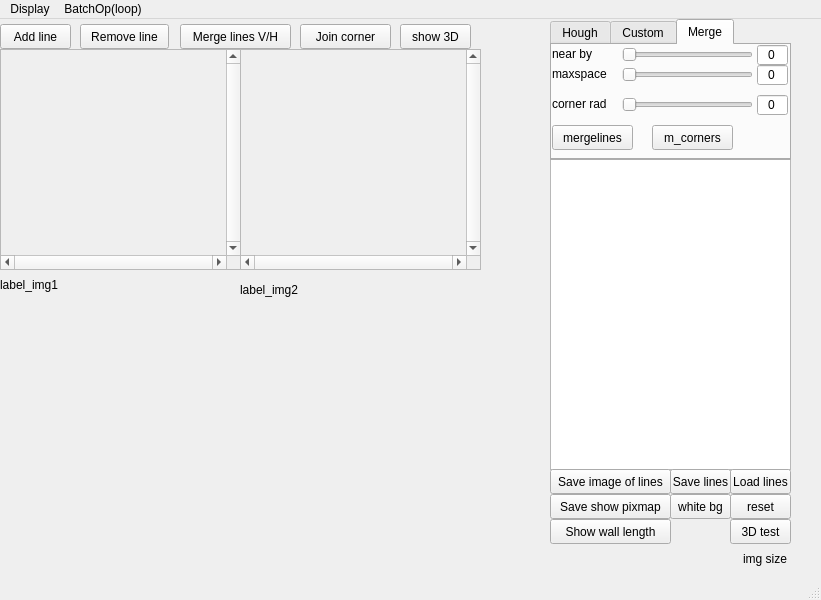
<?xml version="1.0" encoding="UTF-8"?>
<ui version="4.0">
 <class>MainWindow</class>
 <widget class="QMainWindow" name="MainWindow">
  <property name="geometry">
   <rect>
    <x>0</x>
    <y>0</y>
    <width>821</width>
    <height>600</height>
   </rect>
  </property>
  <property name="windowTitle">
   <string>MainWindow</string>
  </property>
  <widget class="QWidget" name="centralwidget">
   <widget class="QScrollArea" name="scrollArea_img1">
    <property name="geometry">
     <rect>
      <x>0</x>
      <y>30</y>
      <width>241</width>
      <height>221</height>
     </rect>
    </property>
    <property name="verticalScrollBarPolicy">
     <enum>Qt::ScrollBarAlwaysOn</enum>
    </property>
    <property name="horizontalScrollBarPolicy">
     <enum>Qt::ScrollBarAlwaysOn</enum>
    </property>
    <property name="widgetResizable">
     <bool>true</bool>
    </property>
    <widget class="QWidget" name="scrollAreaWidgetContents">
     <property name="geometry">
      <rect>
       <x>0</x>
       <y>0</y>
       <width>225</width>
       <height>205</height>
      </rect>
     </property>
    </widget>
   </widget>
   <widget class="QWidget" name="widget_mode" native="true">
    <property name="geometry">
     <rect>
      <x>0</x>
      <y>0</y>
      <width>471</width>
      <height>30</height>
     </rect>
    </property>
    <widget class="QPushButton" name="pushButton_addline">
     <property name="geometry">
      <rect>
       <x>0</x>
       <y>5</y>
       <width>71</width>
       <height>25</height>
      </rect>
     </property>
     <property name="text">
      <string>Add line</string>
     </property>
    </widget>
    <widget class="QPushButton" name="pushButton_mergelines">
     <property name="geometry">
      <rect>
       <x>180</x>
       <y>5</y>
       <width>111</width>
       <height>25</height>
      </rect>
     </property>
     <property name="text">
      <string>Merge lines V/H</string>
     </property>
    </widget>
    <widget class="QPushButton" name="pushButton_joincorner">
     <property name="geometry">
      <rect>
       <x>300</x>
       <y>5</y>
       <width>91</width>
       <height>25</height>
      </rect>
     </property>
     <property name="text">
      <string>Join corner</string>
     </property>
    </widget>
    <widget class="QPushButton" name="pushButton_removeline">
     <property name="geometry">
      <rect>
       <x>80</x>
       <y>5</y>
       <width>89</width>
       <height>25</height>
      </rect>
     </property>
     <property name="text">
      <string>Remove line</string>
     </property>
    </widget>
    <widget class="QPushButton" name="pushButton_show3D">
     <property name="geometry">
      <rect>
       <x>400</x>
       <y>5</y>
       <width>71</width>
       <height>25</height>
      </rect>
     </property>
     <property name="text">
      <string>show 3D</string>
     </property>
    </widget>
   </widget>
   <widget class="QWidget" name="widget_control" native="true">
    <property name="geometry">
     <rect>
      <x>540</x>
      <y>140</y>
      <width>261</width>
      <height>411</height>
     </rect>
    </property>
    <property name="autoFillBackground">
     <bool>true</bool>
    </property>
    <widget class="QTreeWidget" name="lines_treeWidget">
     <property name="geometry">
      <rect>
       <x>10</x>
       <y>0</y>
       <width>241</width>
       <height>311</height>
      </rect>
     </property>
     <property name="indentation">
      <number>20</number>
     </property>
     <property name="rootIsDecorated">
      <bool>false</bool>
     </property>
     <property name="itemsExpandable">
      <bool>false</bool>
     </property>
     <property name="headerHidden">
      <bool>true</bool>
     </property>
     <property name="expandsOnDoubleClick">
      <bool>false</bool>
     </property>
     <attribute name="headerVisible">
      <bool>false</bool>
     </attribute>
     <attribute name="headerCascadingSectionResizes">
      <bool>false</bool>
     </attribute>
     <attribute name="headerDefaultSectionSize">
      <number>20</number>
     </attribute>
     <attribute name="headerMinimumSectionSize">
      <number>20</number>
     </attribute>
     <attribute name="headerStretchLastSection">
      <bool>true</bool>
     </attribute>
     <column>
      <property name="text">
       <string>#</string>
      </property>
     </column>
     <column>
      <property name="text">
       <string>x1</string>
      </property>
     </column>
     <column>
      <property name="text">
       <string>y1</string>
      </property>
     </column>
     <column>
      <property name="text">
       <string>x2</string>
      </property>
     </column>
     <column>
      <property name="text">
       <string>y2</string>
      </property>
     </column>
     <column>
      <property name="text">
       <string>vhp</string>
      </property>
     </column>
    </widget>
    <widget class="QWidget" name="widget_bt_ls" native="true">
     <property name="geometry">
      <rect>
       <x>0</x>
       <y>310</y>
       <width>261</width>
       <height>101</height>
      </rect>
     </property>
     <widget class="QPushButton" name="pushButton_savelines">
      <property name="geometry">
       <rect>
        <x>130</x>
        <y>0</y>
        <width>61</width>
        <height>25</height>
       </rect>
      </property>
      <property name="font">
       <font>
        <pointsize>9</pointsize>
       </font>
      </property>
      <property name="text">
       <string>Save lines</string>
      </property>
     </widget>
     <widget class="QPushButton" name="pushButton_loadlines">
      <property name="geometry">
       <rect>
        <x>190</x>
        <y>0</y>
        <width>61</width>
        <height>25</height>
       </rect>
      </property>
      <property name="font">
       <font>
        <pointsize>9</pointsize>
       </font>
      </property>
      <property name="text">
       <string>Load lines</string>
      </property>
     </widget>
     <widget class="QPushButton" name="pushButton_resetlines">
      <property name="geometry">
       <rect>
        <x>190</x>
        <y>25</y>
        <width>61</width>
        <height>25</height>
       </rect>
      </property>
      <property name="font">
       <font>
        <pointsize>9</pointsize>
       </font>
      </property>
      <property name="text">
       <string>reset</string>
      </property>
     </widget>
     <widget class="QPushButton" name="pushButton_saveimage">
      <property name="geometry">
       <rect>
        <x>10</x>
        <y>0</y>
        <width>121</width>
        <height>25</height>
       </rect>
      </property>
      <property name="font">
       <font>
        <pointsize>9</pointsize>
       </font>
      </property>
      <property name="text">
       <string>Save image of lines</string>
      </property>
     </widget>
     <widget class="QPushButton" name="pushButton_whitebg">
      <property name="geometry">
       <rect>
        <x>130</x>
        <y>25</y>
        <width>61</width>
        <height>25</height>
       </rect>
      </property>
      <property name="font">
       <font>
        <pointsize>9</pointsize>
       </font>
      </property>
      <property name="text">
       <string>white bg</string>
      </property>
     </widget>
     <widget class="QPushButton" name="pushButton_showlen">
      <property name="geometry">
       <rect>
        <x>10</x>
        <y>50</y>
        <width>121</width>
        <height>25</height>
       </rect>
      </property>
      <property name="font">
       <font>
        <pointsize>9</pointsize>
       </font>
      </property>
      <property name="text">
       <string>Show wall length</string>
      </property>
     </widget>
     <widget class="QPushButton" name="pushButton_savepixmap">
      <property name="geometry">
       <rect>
        <x>10</x>
        <y>25</y>
        <width>121</width>
        <height>25</height>
       </rect>
      </property>
      <property name="font">
       <font>
        <pointsize>9</pointsize>
       </font>
      </property>
      <property name="text">
       <string>Save show pixmap</string>
      </property>
     </widget>
     <widget class="QPushButton" name="pushButton_testlight">
      <property name="geometry">
       <rect>
        <x>190</x>
        <y>50</y>
        <width>61</width>
        <height>25</height>
       </rect>
      </property>
      <property name="font">
       <font>
        <pointsize>9</pointsize>
       </font>
      </property>
      <property name="text">
       <string>3D test</string>
      </property>
     </widget>
     <widget class="QLabel" name="label_imgsize">
      <property name="geometry">
       <rect>
        <x>16</x>
        <y>80</y>
        <width>231</width>
        <height>20</height>
       </rect>
      </property>
      <property name="layoutDirection">
       <enum>Qt::LeftToRight</enum>
      </property>
      <property name="text">
       <string>img size</string>
      </property>
      <property name="alignment">
       <set>Qt::AlignRight|Qt::AlignTrailing|Qt::AlignVCenter</set>
      </property>
     </widget>
    </widget>
   </widget>
   <widget class="QScrollArea" name="scrollArea_img2">
    <property name="geometry">
     <rect>
      <x>240</x>
      <y>30</y>
      <width>241</width>
      <height>221</height>
     </rect>
    </property>
    <property name="verticalScrollBarPolicy">
     <enum>Qt::ScrollBarAlwaysOn</enum>
    </property>
    <property name="horizontalScrollBarPolicy">
     <enum>Qt::ScrollBarAlwaysOn</enum>
    </property>
    <property name="widgetResizable">
     <bool>true</bool>
    </property>
    <widget class="QWidget" name="scrollAreaWidgetContents_2">
     <property name="geometry">
      <rect>
       <x>0</x>
       <y>0</y>
       <width>225</width>
       <height>205</height>
      </rect>
     </property>
    </widget>
   </widget>
   <widget class="QLabel" name="label_img1">
    <property name="geometry">
     <rect>
      <x>0</x>
      <y>250</y>
      <width>151</width>
      <height>31</height>
     </rect>
    </property>
    <property name="text">
     <string>label_img1</string>
    </property>
   </widget>
   <widget class="QLabel" name="label_img2">
    <property name="geometry">
     <rect>
      <x>240</x>
      <y>250</y>
      <width>141</width>
      <height>41</height>
     </rect>
    </property>
    <property name="text">
     <string>label_img2</string>
    </property>
   </widget>
   <widget class="QTabWidget" name="tabWidget_hough_custom">
    <property name="geometry">
     <rect>
      <x>550</x>
      <y>0</y>
      <width>241</width>
      <height>141</height>
     </rect>
    </property>
    <property name="currentIndex">
     <number>2</number>
    </property>
    <widget class="QWidget" name="Hough">
     <attribute name="title">
      <string>Hough</string>
     </attribute>
     <widget class="QLineEdit" name="lineEdit_maxgap">
      <property name="geometry">
       <rect>
        <x>205</x>
        <y>60</y>
        <width>31</width>
        <height>20</height>
       </rect>
      </property>
      <property name="text">
       <string>0</string>
      </property>
      <property name="alignment">
       <set>Qt::AlignCenter</set>
      </property>
     </widget>
     <widget class="QLineEdit" name="lineEdit_thres">
      <property name="geometry">
       <rect>
        <x>205</x>
        <y>20</y>
        <width>31</width>
        <height>20</height>
       </rect>
      </property>
      <property name="text">
       <string>0</string>
      </property>
      <property name="alignment">
       <set>Qt::AlignCenter</set>
      </property>
     </widget>
     <widget class="QLabel" name="label_pixel">
      <property name="geometry">
       <rect>
        <x>2</x>
        <y>0</y>
        <width>67</width>
        <height>17</height>
       </rect>
      </property>
      <property name="text">
       <string>pixel</string>
      </property>
      <property name="alignment">
       <set>Qt::AlignLeading|Qt::AlignLeft|Qt::AlignVCenter</set>
      </property>
     </widget>
     <widget class="QSlider" name="HSlider_maxgap">
      <property name="geometry">
       <rect>
        <x>60</x>
        <y>60</y>
        <width>141</width>
        <height>16</height>
       </rect>
      </property>
      <property name="orientation">
       <enum>Qt::Horizontal</enum>
      </property>
     </widget>
     <widget class="QLabel" name="label_maxgap">
      <property name="geometry">
       <rect>
        <x>2</x>
        <y>60</y>
        <width>67</width>
        <height>17</height>
       </rect>
      </property>
      <property name="text">
       <string>maxgap</string>
      </property>
      <property name="alignment">
       <set>Qt::AlignLeading|Qt::AlignLeft|Qt::AlignVCenter</set>
      </property>
     </widget>
     <widget class="QSlider" name="HSlider_pixel">
      <property name="geometry">
       <rect>
        <x>60</x>
        <y>0</y>
        <width>141</width>
        <height>16</height>
       </rect>
      </property>
      <property name="orientation">
       <enum>Qt::Horizontal</enum>
      </property>
     </widget>
     <widget class="QSlider" name="HSlider_thres">
      <property name="geometry">
       <rect>
        <x>60</x>
        <y>20</y>
        <width>141</width>
        <height>16</height>
       </rect>
      </property>
      <property name="orientation">
       <enum>Qt::Horizontal</enum>
      </property>
     </widget>
     <widget class="QLabel" name="label_minlen">
      <property name="geometry">
       <rect>
        <x>2</x>
        <y>40</y>
        <width>71</width>
        <height>17</height>
       </rect>
      </property>
      <property name="text">
       <string>min len</string>
      </property>
      <property name="alignment">
       <set>Qt::AlignLeading|Qt::AlignLeft|Qt::AlignVCenter</set>
      </property>
     </widget>
     <widget class="QLineEdit" name="lineEdit_minlen">
      <property name="geometry">
       <rect>
        <x>205</x>
        <y>40</y>
        <width>31</width>
        <height>20</height>
       </rect>
      </property>
      <property name="text">
       <string>0</string>
      </property>
      <property name="alignment">
       <set>Qt::AlignCenter</set>
      </property>
     </widget>
     <widget class="QLineEdit" name="lineEdit_pixel">
      <property name="geometry">
       <rect>
        <x>205</x>
        <y>0</y>
        <width>31</width>
        <height>20</height>
       </rect>
      </property>
      <property name="text">
       <string>0</string>
      </property>
      <property name="alignment">
       <set>Qt::AlignCenter</set>
      </property>
     </widget>
     <widget class="QLabel" name="label_thres">
      <property name="geometry">
       <rect>
        <x>2</x>
        <y>20</y>
        <width>67</width>
        <height>17</height>
       </rect>
      </property>
      <property name="text">
       <string>thres</string>
      </property>
      <property name="alignment">
       <set>Qt::AlignLeading|Qt::AlignLeft|Qt::AlignVCenter</set>
      </property>
     </widget>
     <widget class="QSlider" name="HSlider_minlen">
      <property name="geometry">
       <rect>
        <x>60</x>
        <y>40</y>
        <width>141</width>
        <height>16</height>
       </rect>
      </property>
      <property name="orientation">
       <enum>Qt::Horizontal</enum>
      </property>
     </widget>
     <widget class="QPushButton" name="pushButton_houghcal">
      <property name="geometry">
       <rect>
        <x>0</x>
        <y>80</y>
        <width>81</width>
        <height>25</height>
       </rect>
      </property>
      <property name="text">
       <string>hough cal</string>
      </property>
     </widget>
    </widget>
    <widget class="QWidget" name="Custom">
     <attribute name="title">
      <string>Custom</string>
     </attribute>
     <widget class="QPushButton" name="pushButton_cal_sp_line">
      <property name="geometry">
       <rect>
        <x>0</x>
        <y>80</y>
        <width>61</width>
        <height>25</height>
       </rect>
      </property>
      <property name="text">
       <string>cal lines</string>
      </property>
     </widget>
     <widget class="QLineEdit" name="lineEdit_minlen_custom">
      <property name="geometry">
       <rect>
        <x>205</x>
        <y>20</y>
        <width>31</width>
        <height>20</height>
       </rect>
      </property>
      <property name="text">
       <string>0</string>
      </property>
      <property name="alignment">
       <set>Qt::AlignCenter</set>
      </property>
     </widget>
     <widget class="QLineEdit" name="lineEdit_maxgap_custom">
      <property name="geometry">
       <rect>
        <x>205</x>
        <y>40</y>
        <width>31</width>
        <height>20</height>
       </rect>
      </property>
      <property name="text">
       <string>0</string>
      </property>
      <property name="alignment">
       <set>Qt::AlignCenter</set>
      </property>
     </widget>
     <widget class="QLabel" name="label_minlen_custom">
      <property name="geometry">
       <rect>
        <x>2</x>
        <y>20</y>
        <width>71</width>
        <height>17</height>
       </rect>
      </property>
      <property name="text">
       <string>min len</string>
      </property>
      <property name="alignment">
       <set>Qt::AlignLeading|Qt::AlignLeft|Qt::AlignVCenter</set>
      </property>
     </widget>
     <widget class="QLabel" name="label_maxgap_custom">
      <property name="geometry">
       <rect>
        <x>2</x>
        <y>40</y>
        <width>67</width>
        <height>17</height>
       </rect>
      </property>
      <property name="text">
       <string>maxgap</string>
      </property>
      <property name="alignment">
       <set>Qt::AlignLeading|Qt::AlignLeft|Qt::AlignVCenter</set>
      </property>
     </widget>
     <widget class="QSlider" name="HSlider_maxgap_custom">
      <property name="geometry">
       <rect>
        <x>60</x>
        <y>40</y>
        <width>141</width>
        <height>16</height>
       </rect>
      </property>
      <property name="orientation">
       <enum>Qt::Horizontal</enum>
      </property>
     </widget>
     <widget class="QSlider" name="HSlider_minlen_custom">
      <property name="geometry">
       <rect>
        <x>60</x>
        <y>20</y>
        <width>141</width>
        <height>16</height>
       </rect>
      </property>
      <property name="orientation">
       <enum>Qt::Horizontal</enum>
      </property>
     </widget>
    </widget>
    <widget class="QWidget" name="Merge">
     <attribute name="title">
      <string>Merge</string>
     </attribute>
     <widget class="QPushButton" name="pushButton_merge_corner">
      <property name="geometry">
       <rect>
        <x>100</x>
        <y>80</y>
        <width>81</width>
        <height>25</height>
       </rect>
      </property>
      <property name="text">
       <string>m_corners</string>
      </property>
     </widget>
     <widget class="QPushButton" name="pushButton_merge_sp_line">
      <property name="geometry">
       <rect>
        <x>0</x>
        <y>80</y>
        <width>81</width>
        <height>25</height>
       </rect>
      </property>
      <property name="text">
       <string>mergelines</string>
      </property>
     </widget>
     <widget class="QLineEdit" name="lineEdit_nearby">
      <property name="geometry">
       <rect>
        <x>205</x>
        <y>0</y>
        <width>31</width>
        <height>20</height>
       </rect>
      </property>
      <property name="text">
       <string>0</string>
      </property>
      <property name="alignment">
       <set>Qt::AlignCenter</set>
      </property>
     </widget>
     <widget class="QLabel" name="label_maxspace">
      <property name="geometry">
       <rect>
        <x>0</x>
        <y>20</y>
        <width>71</width>
        <height>17</height>
       </rect>
      </property>
      <property name="text">
       <string>maxspace</string>
      </property>
      <property name="alignment">
       <set>Qt::AlignLeading|Qt::AlignLeft|Qt::AlignVCenter</set>
      </property>
     </widget>
     <widget class="QSlider" name="HSlider_cornerrad">
      <property name="geometry">
       <rect>
        <x>70</x>
        <y>50</y>
        <width>131</width>
        <height>20</height>
       </rect>
      </property>
      <property name="orientation">
       <enum>Qt::Horizontal</enum>
      </property>
     </widget>
     <widget class="QLabel" name="label_nearby">
      <property name="geometry">
       <rect>
        <x>0</x>
        <y>0</y>
        <width>67</width>
        <height>17</height>
       </rect>
      </property>
      <property name="text">
       <string>near by</string>
      </property>
      <property name="alignment">
       <set>Qt::AlignLeading|Qt::AlignLeft|Qt::AlignVCenter</set>
      </property>
     </widget>
     <widget class="QLineEdit" name="lineEdit_cornerrad">
      <property name="geometry">
       <rect>
        <x>205</x>
        <y>50</y>
        <width>31</width>
        <height>20</height>
       </rect>
      </property>
      <property name="text">
       <string>0</string>
      </property>
      <property name="alignment">
       <set>Qt::AlignCenter</set>
      </property>
     </widget>
     <widget class="QSlider" name="HSlider_maxspace">
      <property name="geometry">
       <rect>
        <x>70</x>
        <y>20</y>
        <width>131</width>
        <height>20</height>
       </rect>
      </property>
      <property name="orientation">
       <enum>Qt::Horizontal</enum>
      </property>
     </widget>
     <widget class="QLineEdit" name="lineEdit_maxspace">
      <property name="geometry">
       <rect>
        <x>205</x>
        <y>20</y>
        <width>31</width>
        <height>20</height>
       </rect>
      </property>
      <property name="text">
       <string>0</string>
      </property>
      <property name="alignment">
       <set>Qt::AlignCenter</set>
      </property>
     </widget>
     <widget class="QSlider" name="HSlider_nearby">
      <property name="geometry">
       <rect>
        <x>70</x>
        <y>0</y>
        <width>131</width>
        <height>20</height>
       </rect>
      </property>
      <property name="orientation">
       <enum>Qt::Horizontal</enum>
      </property>
     </widget>
     <widget class="QLabel" name="label_cornerrad">
      <property name="geometry">
       <rect>
        <x>0</x>
        <y>50</y>
        <width>71</width>
        <height>17</height>
       </rect>
      </property>
      <property name="text">
       <string>corner rad</string>
      </property>
      <property name="alignment">
       <set>Qt::AlignLeading|Qt::AlignLeft|Qt::AlignVCenter</set>
      </property>
     </widget>
    </widget>
   </widget>
  </widget>
  <widget class="QMenuBar" name="menubar">
   <property name="geometry">
    <rect>
     <x>0</x>
     <y>0</y>
     <width>821</width>
     <height>22</height>
    </rect>
   </property>
   <widget class="QMenu" name="menuDisplay">
    <property name="title">
     <string>Display</string>
    </property>
    <addaction name="actionLoad_image"/>
    <addaction name="actionRaw_image"/>
    <addaction name="action2D_layout"/>
    <addaction name="actionReset_layout"/>
    <addaction name="actionPredict_Layout"/>
   </widget>
   <widget class="QMenu" name="menuBatchOp">
    <property name="title">
     <string>BatchOp(loop)</string>
    </property>
    <addaction name="actioncalline_save"/>
    <addaction name="actionmergeline_save"/>
    <addaction name="actionjoincorner_save"/>
    <addaction name="actionlayout_textsize_save"/>
   </widget>
   <addaction name="menuDisplay"/>
   <addaction name="menuBatchOp"/>
  </widget>
  <widget class="QStatusBar" name="statusbar"/>
  <action name="actionRaw_image">
   <property name="checkable">
    <bool>true</bool>
   </property>
   <property name="checked">
    <bool>true</bool>
   </property>
   <property name="text">
    <string>Raw image</string>
   </property>
  </action>
  <action name="action2D_layout">
   <property name="checkable">
    <bool>true</bool>
   </property>
   <property name="checked">
    <bool>true</bool>
   </property>
   <property name="text">
    <string>2D layout</string>
   </property>
  </action>
  <action name="actionReset_layout">
   <property name="text">
    <string>Reset layout</string>
   </property>
  </action>
  <action name="actionLoad_image">
   <property name="text">
    <string>Load image</string>
   </property>
  </action>
  <action name="actionPredict_Layout">
   <property name="text">
    <string>Predict Layout</string>
   </property>
  </action>
  <action name="actionmergeline_save">
   <property name="text">
    <string>mergeline save</string>
   </property>
  </action>
  <action name="actionjoincorner_save">
   <property name="text">
    <string>joincorner save</string>
   </property>
  </action>
  <action name="actionlayout_textsize_save">
   <property name="text">
    <string>layout textsize save</string>
   </property>
  </action>
  <action name="actioncalline_save">
   <property name="text">
    <string>calculateline save</string>
   </property>
  </action>
 </widget>
 <resources/>
 <connections/>
</ui>
